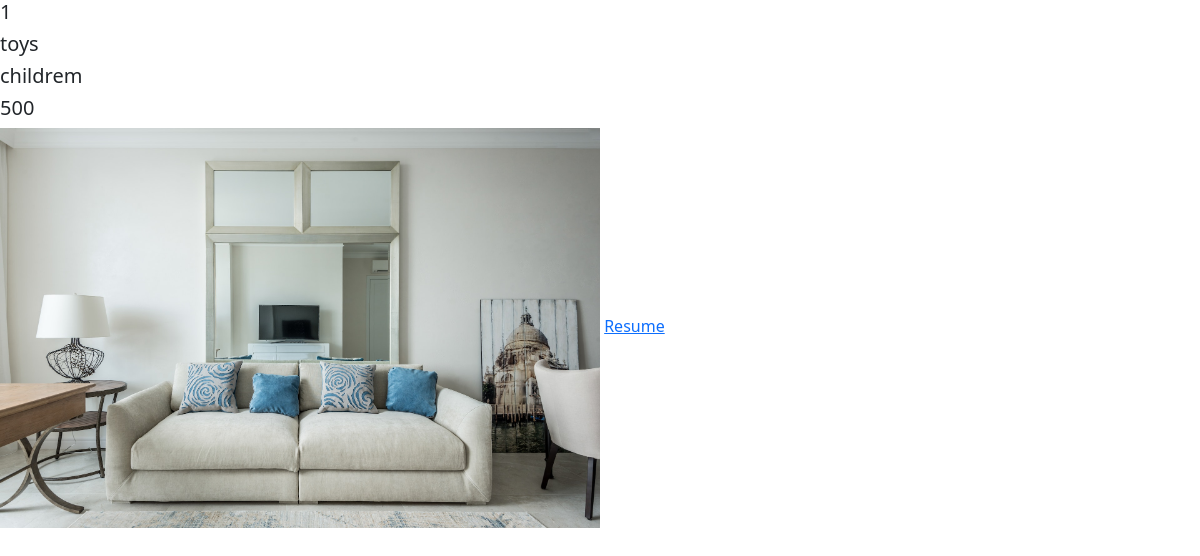
/showdata/, run on an earlier commit of the app's database.
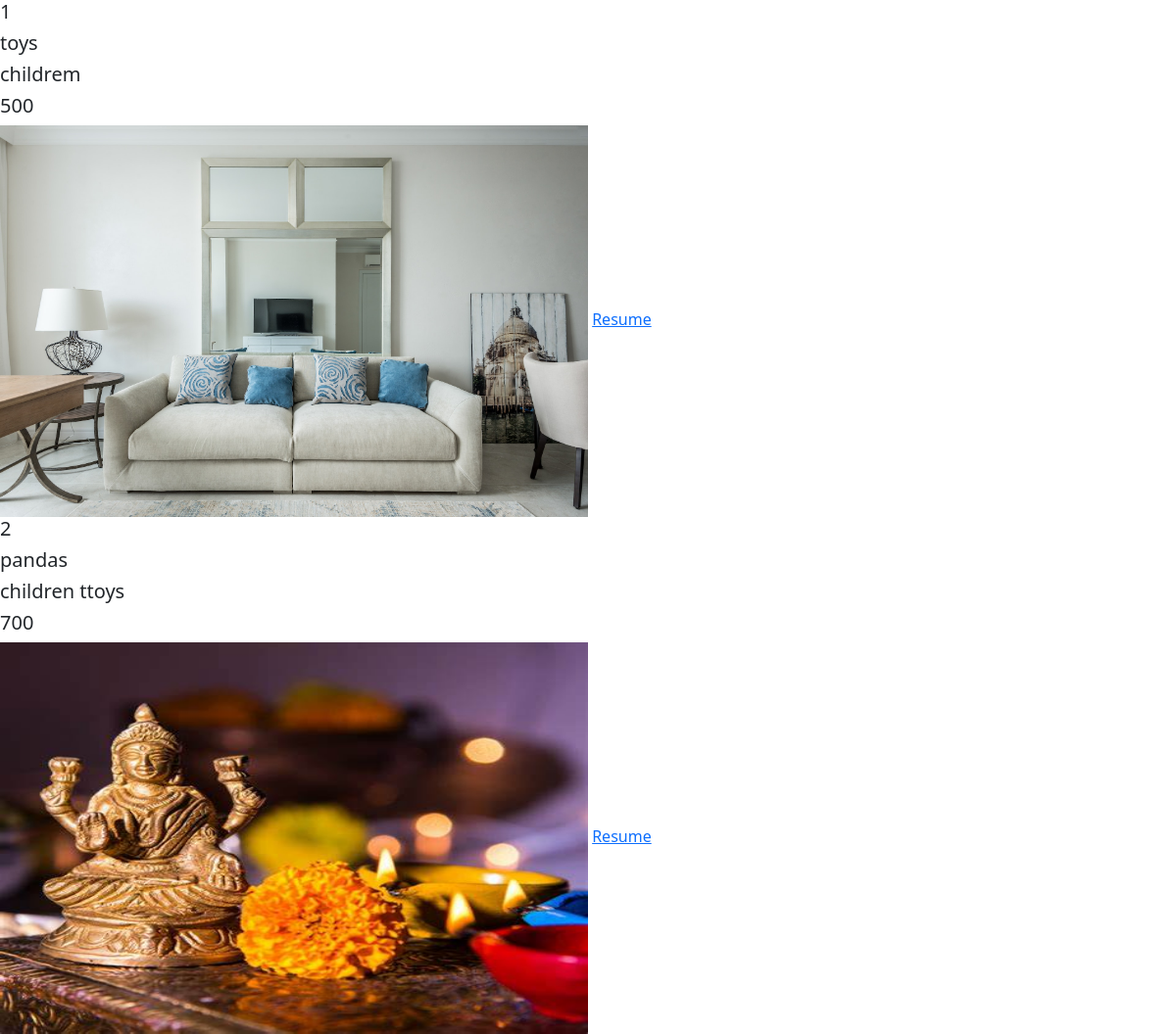
And on a later commit of the database.
### app/models.py (models this page shows)
class ItemInfo(models.Model):
    item_name=models.CharField(max_length=100)
    item_desc=models.CharField(max_length=100)
    item_price=models.IntegerField()
    item_image=models.ImageField(upload_to ="image")
    item_resume=models.FileField(upload_to ="file")

### app/views.py (the view)
# urls.py: path('showdata/',showdata,name='showdata')
def showdata(request):
    data=ItemInfo.objects.all()
    print(data)
    return render(request,'dashboard.html',{'data':data})

### app/templates/dashboard.html (shortened to what this page needs)
<!DOCTYPE html>
<html lang="en">
<head>
    <link href="https://cdn.jsdelivr.net/npm/bootstrap@5.0.2/dist/css/bootstrap.min.css" rel="stylesheet">
</head>
<body>
    {% for i in data %}
     <h5 class="card-title">{{i.id}}</h5>
     <h5 class="card-title">{{i.item_name}}</h5>
     <h5 class="card-title">{{i.item_desc}}</h5>
     <h5 class="card-title">{{i.item_price}}</h5>
     <img src="{{i.item_image.url}}" style="width: 50%; height: 50vh;">
     <a href="{{i.item_resume.url}}">Resume</a>
     {% endfor %}
</body>
</html>

What changed in the data, as far as the page shows it:
added ItemInfo: id "2", item_name "pandas", item_desc "children ttoys", item_price "700", item_image (picture)
